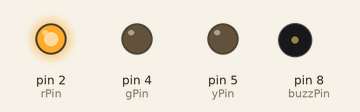
Bench run of a sketch on a simulated Arduino Uno, built with avr-gcc and run on an emulated ATmega328P. On the bench: output pins drawn as LEDs (lit = HIGH), buzzer (waves = sounding).

Above: at 0.2 s.
At 39.05 s:
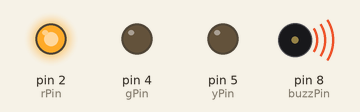
Timing chart, 0 to 40.0 s (numbered marks = the images above):
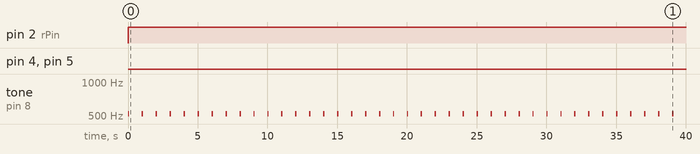

The sketch:

lightBuzz.ino
```cpp
#include "pitches.h"

int rPin = 2;
int yPin = 5;
int gPin = 4;
int buzzPin = 8;
int note = NOTE_C5;

int lightTime;

void setup()
{
  pinMode(rPin, OUTPUT);
  pinMode(yPin, OUTPUT);
  pinMode(gPin, OUTPUT);
  pinMode(buzzPin, OUTPUT);
}

void loop()
{

    lightTime = (millis() / 1000) % 100;

    if(lightTime < 40)
    {
      analogWrite(rPin, 1023);
      analogWrite(yPin, 0);
      analogWrite(gPin, 0);

      tone(buzzPin, note, 100);
      delay(1000);
    }

    else if(lightTime < 50)
    {
      analogWrite(rPin, 0);
      analogWrite(yPin, 1023);
      analogWrite(gPin, 0);

      tone(buzzPin, note, 100);
      delay(250);
    }

    else if(lightTime < 90)
    {
      analogWrite(rPin, 0);
      analogWrite(yPin, 0);
      analogWrite(gPin, 1023);

      tone(buzzPin, note, 100);
      delay(1000);
    }

    else if(lightTime < 100)
    {
      analogWrite(rPin, 0);
      analogWrite(yPin, 1023);
      analogWrite(gPin, 0);

      tone(buzzPin, note, 100);
      delay(250);
    }
}
```

Measured:
- by itself, pin 2 (rPin): LOW → HIGH at 0.00 s
- by itself, tone on pin 8 (buzzPin): alternates 523 Hz for 0.10 s and silent for 0.90 s
